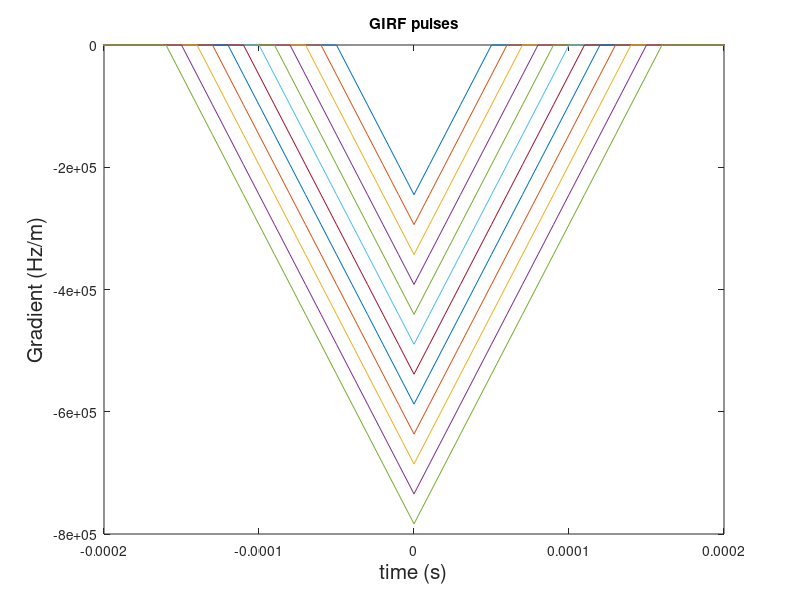
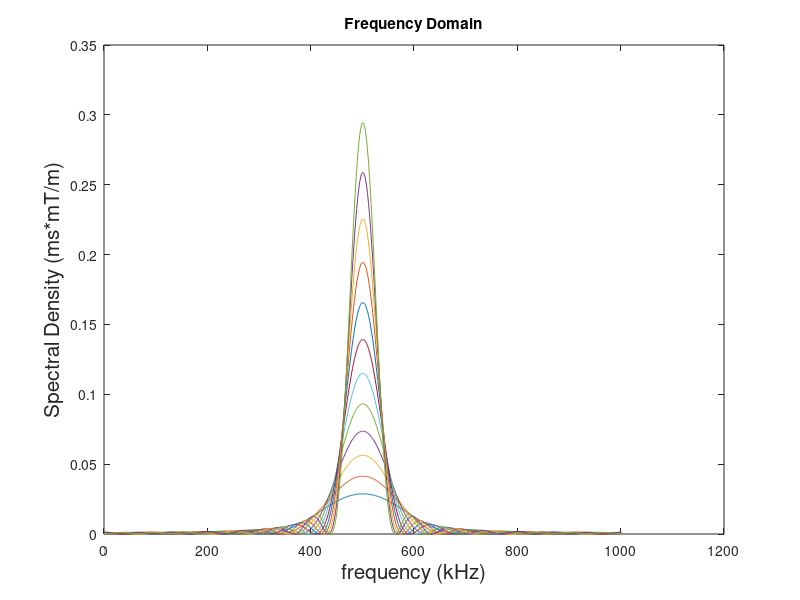
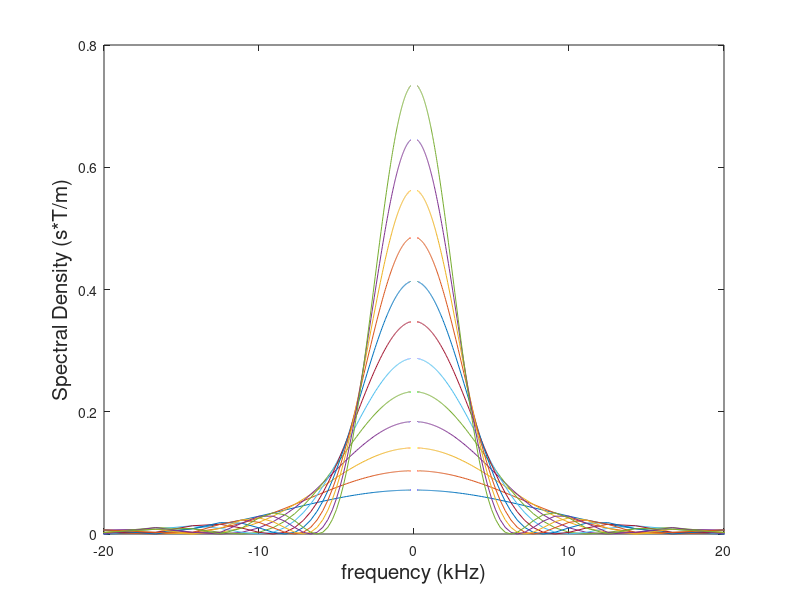
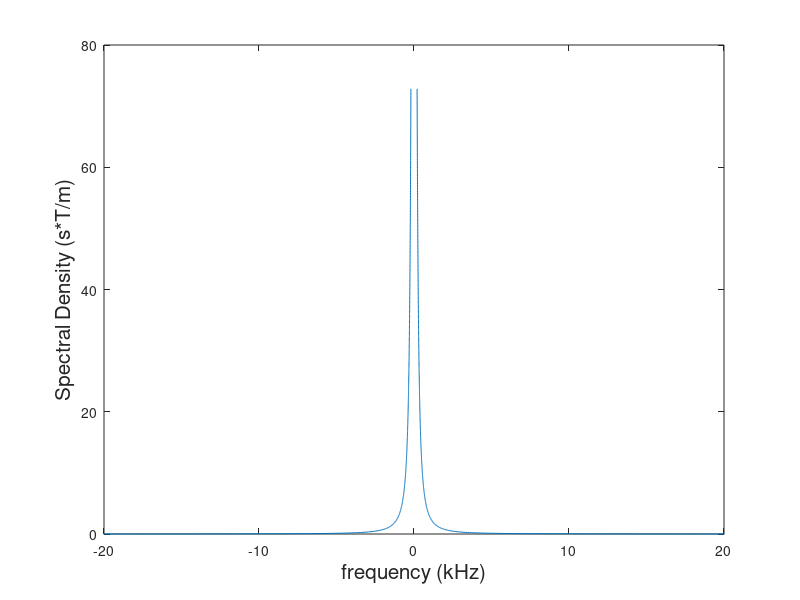

These charts were generated, in order, by the following MATLAB code:
%% TrianglePulse function for GIRF
%  by TTFernandes, July 2020

%% Initialize
clc
% close all
clear all

FFT      = 1;  % '1' - True, '0' - False
computer = 2;  % 'Seia' - 2 OU 'Casa' - 1
cdTest = '/home/tfernandes/Documents/Projetos/Project_lfStroke/Code/0_matlabCode/1_GIRF';
cd('/home/tfernandes/Documents/Projetos/Project_lfStroke/Code/0_matlabCode/1_GIRF')
%% Dirac delta Function

test  = 'SCAN';
saveT = 'Fals';

lenT   = 12;                        % Length of T
T      = linspace(0.05,0.16,lenT);  % time range - (ms)
p      = 115;                       % slope - mT/(m ms)
DT     = 0.01;                      % raster time (ms)
tTotal = 10;                         % Total time (ms)
tpre   = tTotal/2;                         % time Pre Pulse (ms)

if test == 'PULS'
    t    = [-0.2:DT:0.2]; % time range - ms
    tTotal = 2*0.2;
elseif test == 'SCAN'
    t    = [-tpre:DT:tTotal-tpre]; % time range - ms    
end


% convertion
tConvert = t *1e-3;     % in s
Tconvert = T *1e-3;     % in s
pConvert = p;           % in T/(m s)
gammabar = 42.576e6;    % Gyro-magnetic ratio Hz/T

% Build vector & Plot
i_t = zeros(length(tConvert),1);
maxAmp    = zeros(1,lenT);
maxMoment = zeros(1,lenT);

figure()
for ii=1:lenT
    for i=1:length(tConvert)
        if abs(tConvert(i)) <= Tconvert(ii)
            i_t(i,ii) = (-1) * pConvert*(Tconvert(ii)-abs(tConvert(i))) * gammabar ;
        elseif abs(tConvert(i)) > Tconvert(ii)
            i_t(i,ii) = (-1) * 0 * gammabar;
        end
    end
    maxAmp(ii)    = (-1) * pConvert * Tconvert(ii);  % Maximum Amplitude of the Pulse
    maxMoment(ii) = pConvert * Tconvert(ii)^2;       % Moment of the Pulse
    
    plot(tConvert,i_t(:,ii))
    hold on
end
ylabel(['Gradient (Hz/m)'],'fontsize',15)
xlabel(['time (s)'],'fontsize',15)
title('GIRF pulses')
xlim([-0.2 0.2]*1e-3)



%% Save GIRF pulse
if saveT == 'True'
    if computer == 1
        cd('./pulses')
    else
        cd('./pulses')
    end
    if test == 'PULS'
        save(['girf_',test,'_pulse_', num2str(lenT),'_tTotal_',num2str(tTotal),'ms_DT_',num2str(DT*1e2),'_1e-5_p',num2str(p),'.mat'],'i_t')
        cd('/home/tfernandes/Documents/Projetos/Project_lfStroke/Code/1_pythonCodes/GIRF/pulses')
        save(['girf_',test,'_pulse_', num2str(lenT),'_tTotal_',num2str(tTotal),'ms_DT_',num2str(DT*1e2),'_1e-5_p',num2str(p),'.mat'],'i_t')
        cd(cdTest)
    elseif test == 'SCAN'
        save(['girf_',test,'_pulse_', num2str(lenT),'_tTotal_',num2str(tTotal),'ms_DT_',num2str(DT*1e2),'_1e-5_p',num2str(p),'.mat'],'i_t')
        cd('/home/tfernandes/Documents/Projetos/Project_lfStroke/Code/1_pythonCodes/GIRF/pulses')
        save(['girf_',test,'_pulse_', num2str(lenT),'_tTotal_',num2str(tTotal),'ms_DT_',num2str(DT*1e2),'_1e-5_p',num2str(p),'.mat'],'i_t')
    end
    if computer == 1
        cd('D:\Tiago\Trabalho\2020_IST\lfStroke\Spiral_Optimization\5_GIRF\1_matlab_code')
    else
        cd(cdTest)
    end
end


%% FFT of the signal & Frequency domain
if FFT == 1
    
    % part 1 - FFT
    figure()
    freq = 1./tConvert*1e-3;
    for ii=1:length(T)
        i_tFFT(:,ii) = fftshift(fft(i_t(:,ii))/gammabar);
%         plot(freq,abs(i_tFFT(:,ii)));
        plot(abs(i_tFFT(:,ii)));
        hold on
    end
%     xlim([-20 20])
    title('Frequency Domain')
    xlabel(['frequency (kHz)'],'fontsize',15)
    ylabel(['Spectral Density (ms*mT/m)'],'fontsize',15)
    
    % part 2 - Frequency domain
    clear I_w
    w = (1./t) * (2*pi);
    freq = 1./tConvert*1e-3;   
    testI_w = 0;
    figure()
    for ii=1:length(T)
        I_w(:,ii) = (pConvert * ( ( sin( w * T(ii)./2 ) .^2 ) ./ (w.^2) ));
        testI_w = testI_w + sqrt(abs(I_w(:,ii)).^2);
        plot(freq,I_w(:,ii))
%         plot(I_w(:,ii))        
        hold on        
    end
    
    xlim([-20 20])
    xlabel(['frequency (kHz)'],'fontsize',15)
    ylabel(['Spectral Density (s*T/m)'],'fontsize',15)     
    maxAmpli_W = p*T(end)^2    
    
    figure()
    test1 = pConvert./(w.^2);
    plot(freq,test1)
    hold on
    xlim([-20 20])
    xlabel(['frequency (kHz)'],'fontsize',15)
    ylabel(['Spectral Density (s*T/m)'],'fontsize',15)    
    
    figure()
    plot(freq,testI_w)
    hold on
    xlim([-20 20])
    xlabel(['frequency (kHz)'],'fontsize',15)
    ylabel(['Spectral Density (s*T/m)'],'fontsize',15)    
    
    
    
 % part 3 - Save
    if saveT == 'True'
        if computer == 1
            cd('./pulses')
            save(['girf_Input_freq_', num2str(lenT),'.mat'],'i_tFFT')
            cd('D:\Tiago\Trabalho\2020_IST\lfStroke\Spiral_Optimization\5_GIRF\1_matlab_code')
        else
            if test == 'PULS'
                cd('./pulses')
                save(['girf_',test,'_Input_freq_', num2str(lenT),'.mat'],'i_tFFT')
                save(['girf_',test,'_Input_freq_sincFunct_', num2str(lenT),'.mat'],'I_w')
                cd(cdTest)
            elseif test == 'SCAN'
                cd('./pulses')
                save(['girf_',test,'_Input_freq_', num2str(lenT),'_tTotal_',num2str(tTotal),'ms.mat'],'i_tFFT')
                save(['girf_',test,'_Input_freq_sincFunct_', num2str(lenT),'.mat'],'I_w')
                cd(cdTest)
            end
        end
    end
end

close all

